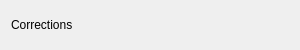
<?xml version="1.0" encoding="UTF-8"?>
<ui version="4.0">
 <class>VesuvioCorrections</class>
 <widget class="QWidget" name="VesuvioCorrections">
  <property name="geometry">
   <rect>
    <x>0</x>
    <y>0</y>
    <width>300</width>
    <height>50</height>
   </rect>
  </property>
  <property name="windowTitle">
   <string>Form</string>
  </property>
  <layout class="QHBoxLayout" name="horizontalLayout">
   <item>
    <layout class="QVBoxLayout" name="loMain">
     <item>
      <widget class="QLabel" name="label">
       <property name="text">
        <string>Corrections</string>
       </property>
      </widget>
     </item>
    </layout>
   </item>
  </layout>
 </widget>
 <resources/>
 <connections/>
</ui>
